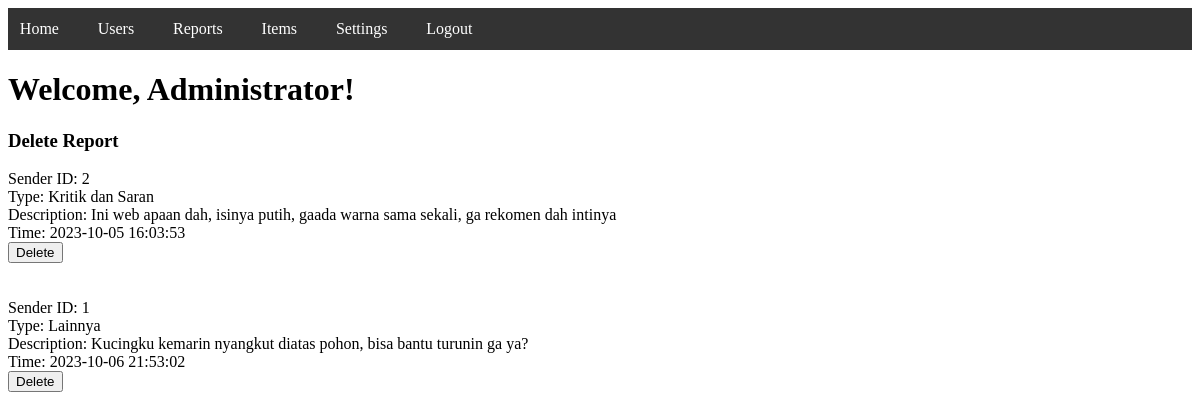
Before: /admin.php (signed in) with the older database file.
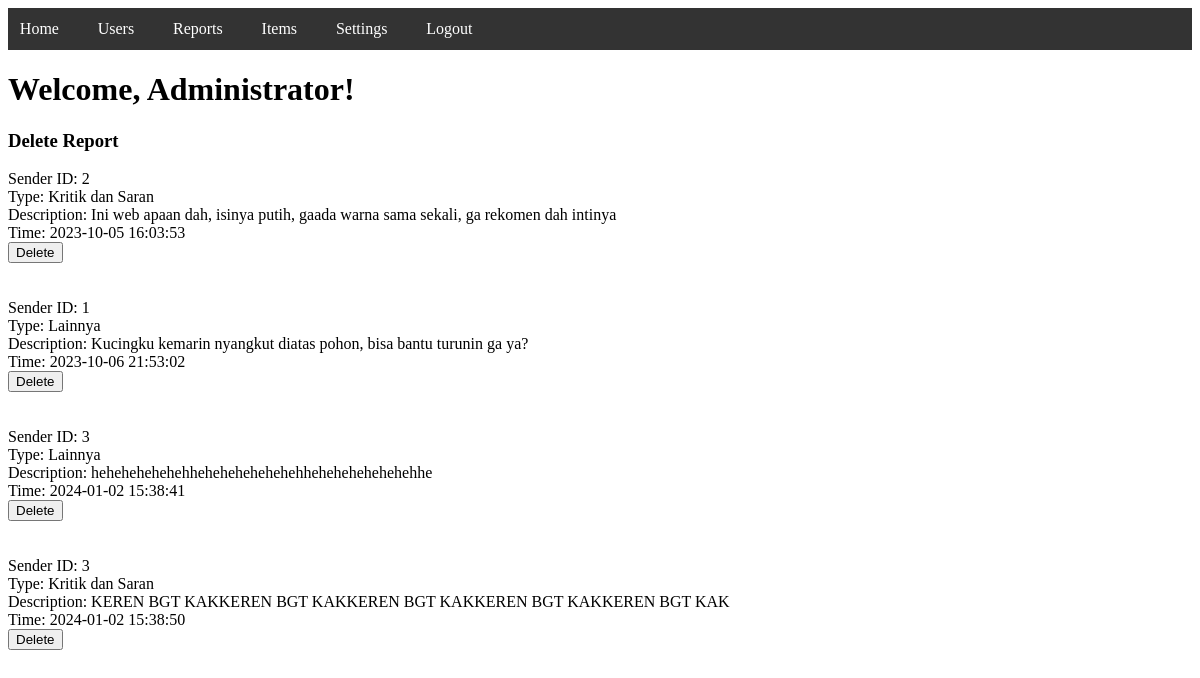
After: the same page with the newer database file.
### tables this page shows
CREATE TABLE `reports` (
  `report_id` int(11) NOT NULL,
  `sender_id` int(11) UNSIGNED NOT NULL,
  `report_type` varchar(50) NOT NULL,
  `description` text NOT NULL,
  `send_time` timestamp NOT NULL DEFAULT current_timestamp()
);

### admin.php (the view, shortened to what this page needs)
<?php
    require_once(__DIR__ . '/controllers/connection.php');
    ?>
<!DOCTYPE html>
<html lang="en">
<head>
    </head>
    <body>
        <header>
            <ul>
                <li><a href="index.php">Home</a></li>
                <li><a href="adminuser.php">Users</a></li>
                <li><a href="admin.php">Reports</a></li>
                <li><a href="adminitem.php">Items</a></li>
                <div id='login'><a href='settings.php'>Settings</a></div>
                <div id='login'><a href='controllers/logoutc.php'>Logout</a></div>
            </ul>
        </header>
        <h1>Welcome, Administrator!</h1>
    <?php
        echo "<h3>Delete Report</h3>";
        $stmt = $connection->prepare("SELECT * FROM reports");
        $stmt->execute();
        $result = $stmt->get_result();
        while ($row = $result->fetch_assoc()) {
            echo '<form action="controllers/adminc.php" method="post">';
            echo "Sender ID: " . $row["sender_id"] . "<br>";
            echo "Type: " . $row["report_type"] . "<br>";
            echo "Description: " . $row["description"] . "<br>";
            echo "Time: " . $row["send_time"] . "<br>";
            echo '<button type="submit" name="delete_report">Delete</button>';
            echo '</form><br><br>';
        }
    ?>

Changed rows visible on the page:
added reports: sender "3", report_type "Lainnya", description "hehehehehehehhehehehehehehehhehehehehehehehhe", send_time "2024-01-02 15:38:41"
added reports: sender "3", report_type "Kritik dan Saran", description "KEREN BGT KAKKEREN BGT KAKKEREN BGT KAKKEREN BGT KAKKEREN BGT KAK", send_time "2024-01-02 15:38:50"
